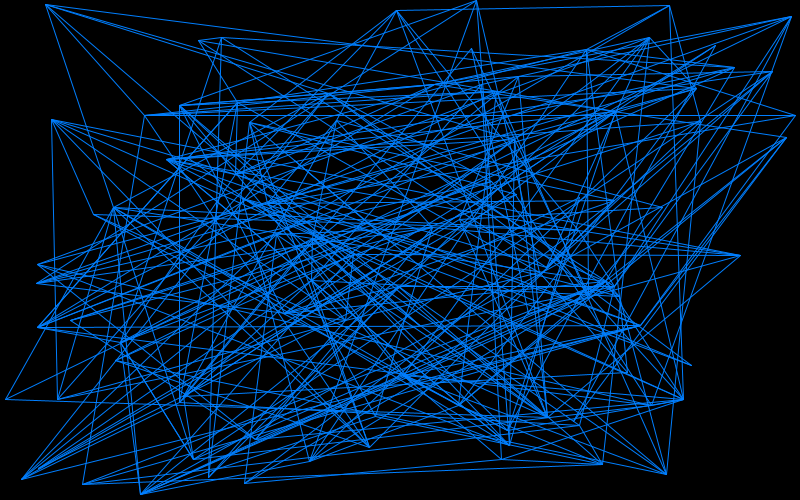
Frame 1 (no input)
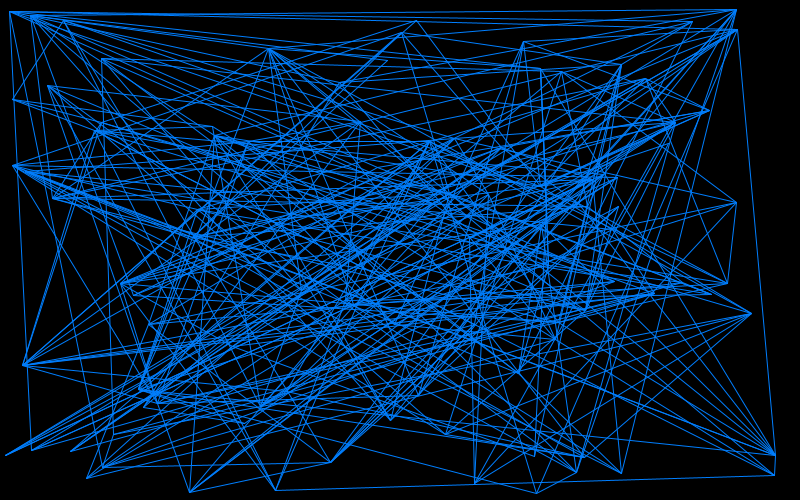
Frame 60 (the mouse pressed at the canvas centre just before this capture)
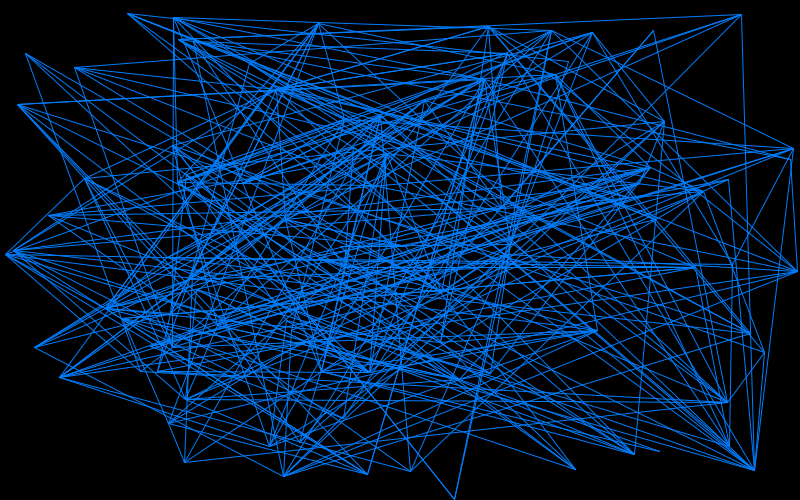
Frame 120 (the mouse held since frame 60 and released just before this capture)

The Processing sketch that drew these frames (run headless with seeded random() and noise(); from frame 60 on, the mouse is pressed at the canvas centre):

// Processing sketch: randomline
// ── randomline.pde
class MyPairFloat{
	public float first;
	public float second;

	MyPairFloat(float i,float j){
		this.first = i;
		this.second = j;
	}
}

final int NUM = 100;
final float SIZE = 10;
MyPairFloat[] grids = new MyPairFloat[NUM];//座標

void setup(){
	size(800,500);
	colorMode(RGB, 256);
	//frameRate(10);

	for(int i=0;i<NUM;i++){
		grids[i] = new MyPairFloat(random(0, width),random(0, height));
	}
}

void draw(){
	background(0,0,0);
	for(int i=0;i<NUM;i++){
		grids[i].first = random(0, width);
		grids[i].second = random(0, height);
		fill(0, 127, 255);
		//ellipse(grids[i].first,grids[i].second ,SIZE ,SIZE);
	}


	for(int i=0;i<NUM;i++){
		for(int j=0;j<NUM;j++){
			if(i != j){
				if(int(random(0, 30)) == 0){// 1/10の確立で線をひく
					stroke(0, 127, 255);//線の色
					line(grids[i].first, grids[i].second, grids[j].first, grids[j].second);
				}
			}
		}
	}
}
